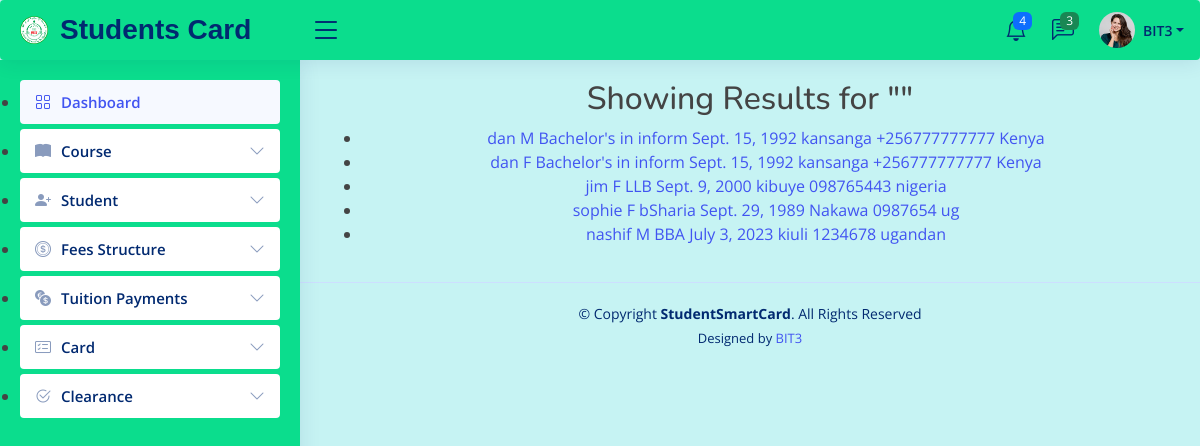
The app's page /search/ with its own data.
### Cards/models.py (models this page shows, shortened)
class Student(models.Model):
    GENDER_OPTIONS=[
        ("M", "Male"),
        ("F","Female"),
    ]
    MARITAL_STATUS_OPTIONS=[
        ("M","Married"),
        ("S","Single"),
    ]
    SESSION_OPTIONS = [
        ("Day","Day"),
       ("Evening", "Evening"),
        ("Weekend", "Weekend"),
    ]
    student_name = models.CharField(max_length = 50, null= True, blank= True)
    gender = models.CharField(max_length=2, choices=GENDER_OPTIONS)
    course = models.ForeignKey(Course,on_delete=models.CASCADE)
    session = models.CharField(max_length = 8, choices = SESSION_OPTIONS ,null= True, blank= True)
    date_of_birth = models.DateField(auto_now = False)
    address = models.CharField(max_length = 25, null= True, blank= True)
    religion = models.CharField(max_length=20)
    telephone_no = models.CharField(max_length = 15)
    nationality = models.CharField(max_length = 20,null= True, blank= True)
    marital_status = models.CharField(max_length=2, choices= MARITAL_STATUS_OPTIONS)

class Course(models.Model):
    course_name = models.CharField(max_length=20)
    faculty = models.CharField(max_length=50)
    course_code = models.CharField(max_length=20)
    duration = models.CharField(max_length=20)
    def __str__(self):
        return self.course_name

### Cards/views.py (the view)
# urls.py: path('search/',search_views, name='search_students_page')
def search_views(request):
       query = request.GET.get('query', '')
       results = Student.objects.filter(Q(student_name__contains = query))
       context = {
        'query': query,
        'results': results,
    }
       return render(request, 'search_results.html', context)

### Cards/templates/search_results.html
{% extends './base2.html' %}
{% load crispy_forms_tags %}
{% block content %}
<center>
    <h2>Showing Results for "{{ query }}"</h2>
        <ul>
            {% for result in results %}
                <li> <a href ="{% url 'add_student_page' %}" >
                    {{ result.student_name }}
                    {{ result.gender }} {{ result.course }} {{ result.date_of_birth }}
                    {{ result.address }} {{ result.telephone_no }}
                    {{ result.nationality }}</a></li>
            {% empty %}
                <li>No results found.</li>
            {% endfor %}
        </ul>
</center>
{% endblock %}

### Cards/templates/base2.html (shortened to what this page needs)
<!DOCTYPE html>
<html lang="en">
{% load static  %}
<head>
  <link href="{% static 'assets/vendor/bootstrap/css/bootstrap.min.css' %}" rel="stylesheet">
  <link href="{% static 'assets/vendor/bootstrap-icons/bootstrap-icons.css' %}" rel="stylesheet">
  <link href="{% static 'assets/vendor/boxicons/css/boxicons.min.css' %}" rel="stylesheet">
  <link href="{% static 'assets/vendor/quill/quill.snow.css' %}" rel="stylesheet">
  <link href="{% static 'assets/vendor/quill/quill.bubble.css' %}" rel="stylesheet">
  <link href="{% static 'assets/vendor/remixicon/remixicon.css' %}" rel="stylesheet">
  <link href="{% static 'assets/vendor/simple-datatables/style.css' %}" rel="stylesheet">
  <link href="{% static 'assets/css/style.css' %}" rel="stylesheet">
</head>
<body>
  <header id="header" class="header fixed-top d-flex align-items-center">
    <div class="d-flex align-items-center justify-content-between">
      <a href="#" class="logo d-flex align-items-center">
        <img src="{% static 'assets/img/logo.png' %}" alt="favicon.png">
        <span class="d-none d-lg-block">Students Card</span>
      </a>
      <i class="bi bi-list toggle-sidebar-btn"></i>
    </div>
    <nav class="header-nav ms-auto">
      <ul class="d-flex align-items-center">
        <li class="nav-item dropdown">
          <a class="nav-link nav-icon" href="#" data-bs-toggle="dropdown">
            <i class="bi bi-bell"></i>
            <span class="badge bg-primary badge-number">4</span>
          </a>
        </li>
        <li class="nav-item dropdown">
          <a class="nav-link nav-icon" href="#" data-bs-toggle="dropdown">
            <i class="bi bi-chat-left-text"></i>
            <span class="badge bg-success badge-number">3</span>
          </a>
        </li>
        <li class="nav-item dropdown pe-3">
          <a class="nav-link nav-profile d-flex align-items-center pe-0" href="#" data-bs-toggle="dropdown">
            <img src="{% static 'assets/img/profile.jpg' %}" alt="Profile" class="rounded-circle">
            <span class="d-none d-md-block dropdown-toggle ps-2">BIT3</span>
          </a>
        </li>
      </ul>
    </nav>
  </header>
  <aside id="sidebar" class="sidebar">
    <ul class="sidebar-nav" id="sidebar-nav">
      <li class="nav-item">
        <a class="nav-link " href="{% url 'index_page' %}">
          <i class="bi bi-grid"></i>
          <span>Dashboard</span>
        </a>
      </li>
      <li class="nav-item">
        <a class="nav-link collapsed" data-bs-target="#components-nav" data-bs-toggle="collapse" href="{% url 'add_course_page' %}">
          <i class="bi bi-book-fill"></i><span>Course</span><i class="bi bi-chevron-down ms-auto"></i>
        </a>
      </li>
      <li class="nav-item">
        <a class="nav-link collapsed" data-bs-target="#forms-nav" data-bs-toggle="collapse" href="{% url 'add_student_page' %}">
          <i class="bi bi-person-plus-fill"></i><span>Student</span><i class="bi bi-chevron-down ms-auto"></i>
        </a>
      </li>
      <li class="nav-item">
        <a class="nav-link collapsed" data-bs-target="#tables-nav" data-bs-toggle="collapse" href="{% url 'add_feesstructure_page' %}">
          <i class="bi bi-coin"></i><span>Fees Structure</span><i class="bi bi-chevron-down ms-auto"></i>
        </a>
      </li>
      <li class="nav-item">
        <a class="nav-link collapsed" data-bs-target="#charts-nav" data-bs-toggle="collapse" href="{% url 'add_tuitionpayment_page' %}">
          <i class="bi bi-currency-exchange"></i><span>Tuition Payments</span><i class="bi bi-chevron-down ms-auto"></i>
        </a>
      </li>
      <li class="nav-item">
        <a class="nav-link collapsed" data-bs-target="#icons-nav" data-bs-toggle="" href="{% url 'add_card_page' %}">
          <i class="bi bi-card-checklist"></i><span>Card</span><i class="bi bi-chevron-down ms-auto"></i>
        </a>
      <li class="nav-item">
          <a class="nav-link collapsed" data-bs-target="#icons-nav" data-bs-toggle="collapse" href="{% url 'add_clearance_page' %}">
            <i class="bi bi-check2-circle"></i><span>Clearance</span><i class="bi bi-chevron-down ms-auto"></i>
          </a>
  </aside>
  <main id="main" class="main">
    <div class="pagetitle">
      {% block content %}
      {% endblock content %}
    </div>
  </main>
  <footer id="footer" class="footer">
    <div class="copyright">
      &copy; Copyright <strong><span>StudentSmartCard</span></strong>. All Rights Reserved
    </div>
    <div class="credits">
      Designed by <a href="https://bootstrapmade.com/">BIT3</a>
    </div>
  </footer>
</body>
</html>

### static/assets/css/style.css (style rules this page uses)
:root { scroll-behavior: smooth; }
body { font-family: "Open Sans", sans-serif; background: #c6f3f3; color: #444444; }
a { color: #4154f1; text-decoration: none; }
h1, h2, h3, h4, h5, h6 { font-family: "Nunito", sans-serif; }
#main { margin-top: 60px; padding: 20px 30px; transition: all 0.3s; }
.pagetitle { margin-bottom: 10px; }
.logo { line-height: 1; }
@media (min-width: 1200px) { .logo { width: 280px; } }
.logo img { max-height: 28px; margin-right: 12px; }
.logo span { font-size: 28px; font-weight: 700; justify-content: center; color: #012970; font-family: Arial, Helvetica, sans-serif; }
.header { transition: all 0.5s; z-index: 997; border-radius: 4px; height: 60px; box-shadow: 0px 2px 20px rgba(1, 41, 112, 0.1); background-color: #0bdd8d; padding-left: 20px; }
.header .toggle-sidebar-btn { font-size: 32px; padding-left: 10px; cursor: pointer; color: #012970; }
.header-nav ul { list-style: none; }
.header-nav>ul { margin: 0; padding: 0; }
.header-nav .nav-icon { font-size: 22px; color: #012970; margin-right: 25px; position: relative; }
.header-nav .nav-profile { color: #012970; }
.header-nav .nav-profile img { max-height: 36px; }
.header-nav .nav-profile span { font-size: 14px; font-weight: 600; }
.header-nav .badge-number { position: absolute; inset: -2px -5px auto auto; font-weight: normal; font-size: 12px; padding: 3px 6px; }
.sidebar { position: fixed; top: 60px; left: 0; bottom: 0; width: 300px; z-index: 996; transition: all 0.3s; padding: 20px; overflow-y: auto; scrollbar-width: thin; scrollbar-color: #aab7cf transparent; box-shadow: 0px 0px 20px rgba(1, 41, 112, 0.1); background-color: #0bdd8d; }
@media (min-width: 1200px) { #main, #footer { margin-left: 300px; } }
.sidebar-nav { padding: 0; margin: 0; list-style: none; }
.sidebar-nav li { padding: 0; margin: 0; list-style: disc; }
.sidebar-nav .nav-item { margin-bottom: 5px; }
.sidebar-nav .nav-link { display: flex; align-items: center; font-size: 15px; font-weight: 600; color: #4154f1; transition: 0.3; background: #f6f9ff; padding: 10px 15px; border-radius: 4px; }
.sidebar-nav .nav-link i { font-size: 16px; margin-right: 10px; color: #4154f1; }
.sidebar-nav .nav-link.collapsed { color: #012970; background: #fff; }
.sidebar-nav .nav-link.collapsed i { color: #899bbd; }
.sidebar-nav .nav-link .bi-chevron-down { margin-right: 0; transition: transform 0.2s ease-in-out; }
.footer { padding: 20px 0; font-size: 14px; transition: all 0.3s; border-top: 1px solid #cddfff; }
.footer .copyright { text-align: center; color: #012970; }
.footer .credits { padding-top: 5px; text-align: center; font-size: 13px; color: #012970; }

### records on screen
Student: student_name "dan", gender "M", course "Bachelor's in inform", date_of_birth "Sept. 15, 1992", address "kansanga", telephone_no "+256777777777", nationality "Kenya"
Student: student_name "dan", gender "F", course "Bachelor's in inform", date_of_birth "Sept. 15, 1992", address "kansanga", telephone_no "+256777777777", nationality "Kenya"
Student: student_name "jim", gender "F", course "LLB", date_of_birth "Sept. 9, 2000", address "kibuye", telephone_no "098765443", nationality "nigeria"
Student: student_name "sophie", gender "F", course "bSharia", date_of_birth "Sept. 29, 1989", address "Nakawa", telephone_no "0987654", nationality "ug"
Student: student_name "nashif", gender "M", course "BBA", date_of_birth "July 3, 2023", address "kiuli", telephone_no "1234678", nationality "ugandan"
